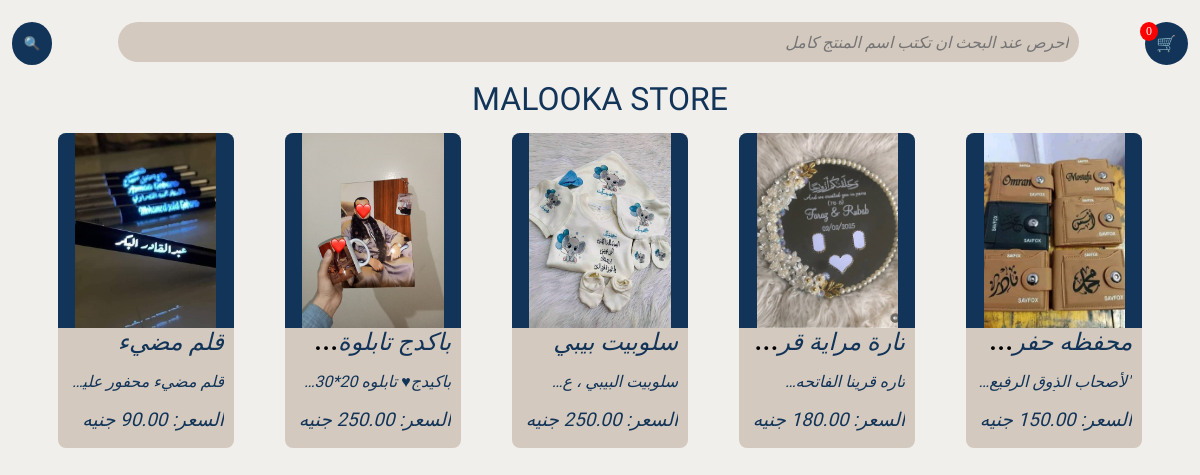
The page / on the database its author committed.
### store/models.py (models this page shows, shortened)
class Product(models.Model):
    name = models.CharField(max_length=100)
    description = models.TextField()
    price = models.DecimalField(max_digits=10, decimal_places=2)
    image = models.ImageField(upload_to='products/', blank=True, null=True)  # دي الصورة الرئيسية

### store/views.py (the view)
# urls.py: path('', views.product_list, name='product_list'),
def product_list(request):
    record_visit()
    query = request.GET.get('q')
    if query:
        products = Product.objects.filter(name__icontains=query)
    else:
        products = Product.objects.all()
    cart_count = get_cart_count(request)  # ← عدد المنتجات في السلة
    return render(request, 'store/product_list.html', {
        'products': products,
        'cart_count': cart_count  # ← نرسله للتمبلت
    })

### store/models.py (called while the page is built)
    def save(self, *args, **kwargs):
        if not self.date:
            self.date = timezone.now().date()
        super().save(*args, **kwargs)

### store/views.py (called while the page is built)
def record_visit():
    today = timezone.now().date()
    visit, created = SiteVisit.objects.get_or_create(date=today)
    visit.count += 1
    visit.save()

def get_cart_count(request):
    cart = request.session.get('cart', {})
    return sum(item['quantity'] for item in cart.values())

### store/templates/store/product_list.html (shortened to what this page needs)
{% load static %}
<!DOCTYPE html>
<html lang="en">
<head>
    <html dir="rtl">
</head>
<body>
        <form method="GET" action="{% url 'product_list' %}" class="search">
            <div class="cart">
                <a class="a2" href="{% url 'view_cart' %}">🛒
                    <span style="
                        position: absolute;
                        top: 0px;
                        right: 30px;
                        background-color: red;
                        color: white;
                        border-radius: 50%;
                        padding: 2px 6px;
                        font-size: 12px;
                    ">
                        {{ cart_count }}
                    </span>
                </a>
            </div>
            <input class="sear" type="text" name="q" placeholder="احرص عند البحث ان تكتب اسم المنتج كامل" value="{{ request.GET.q }}">
            <button type="submit" class="button">🔍</button>
        </form>
    <div class="name">
        <h1>MALOOKA STORE</h1>
    </div>
    <div class="products">
        {% for product in products %}
            <div class="product">
                {% if product.image %}
                <div class="border">
                    <a href="{% url 'product_detail' product.pk %}" class="a">
                        <img class="img" src="{{ product.image.url }}" alt="{{ product.name }}" >
                    </a>
                </div>
                {% endif %}
                <div class="details">
                    <div class="product-name">
                        <h2>
                            <a href="{% url 'product_detail' product.pk %}">
                                {{ product.name }}
                            </a>
                        </h2>
                    </div>
                    <div class="product-description">
                        <p class="p1">{{ product.description }}</p>
                    </div>
                    <div class="product-price">
                        <p>السعر: {{ product.price }} جنيه</p>
                    </div>
                </div>
            </div>
        {% endfor %}
    </div>
</body>
</html>

### store/templates/store/product_list.html (style rules this page uses)
body { background-color: #F1EFEC; display: flex; flex-wrap: wrap; margin: 1%; justify-content: center; }
.cart { background-color: #123458; border-radius: 25px; padding: 1%; display: flex; align-items: center; position: relative; }
.a2 { text-decoration: none; }
.name { width: 100%; display: flex; justify-content: center; color: #123458; margin: 15px 0px; }
h1 { margin: 0px; font-family: "Leckerli One", cursive; font-weight: 400; font-style: normal; }
.products { width: 100%; display: flex; justify-content: space-evenly; flex-wrap: wrap; }

### rows shown on the page
Product: image (picture), name "محفظه…", description "\"لأصحاب الذوق…"
Product: image (picture), name "تارة مراية…", description "تاره قرينا…", price "180.00"
Product: image (picture), name "سلوبيت بيبي", description "سلوبيت البيبي ،…", price "250.00"
Product: image (picture), name "باكدج…", description "باكيدج♥ تابلوه…", price "250.00"
Product: image (picture), name "قلم مضيء", description "قلم مضيء محفور…", price "90.00"

### other values the page prints
{{ cart_count }} "0"
